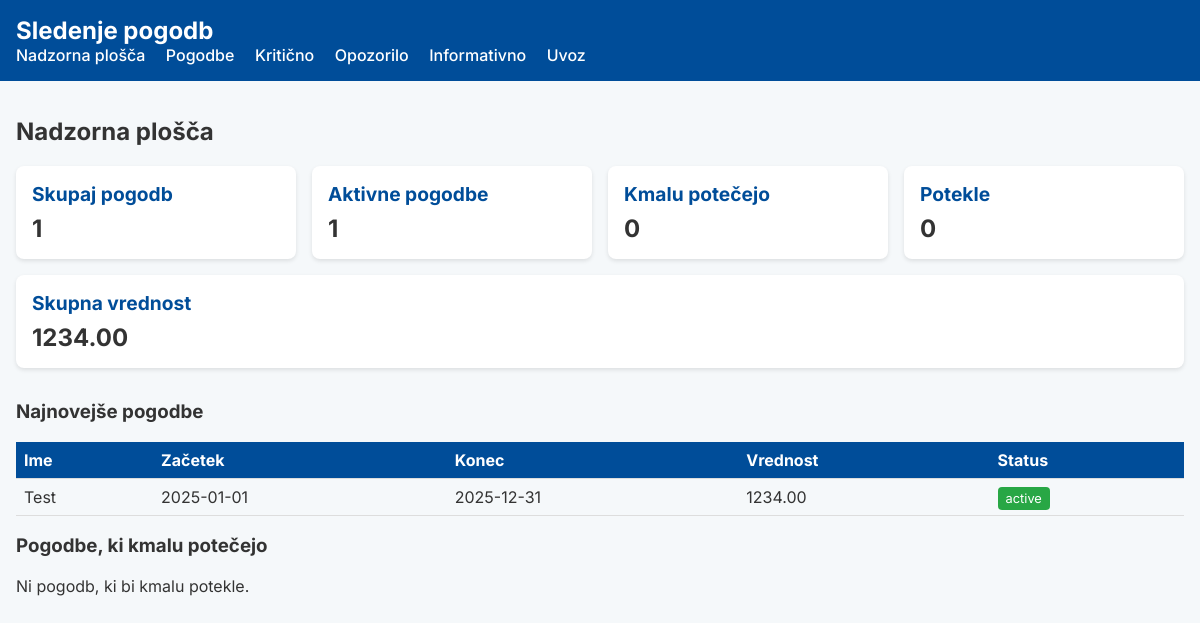
The page / on the database its author committed.
### tables this page shows
CREATE TABLE contracts (
            id INTEGER PRIMARY KEY AUTOINCREMENT,
            name TEXT NOT NULL,
            start_date DATE NOT NULL,
            end_date DATE NOT NULL,
            value REAL NOT NULL,
            description TEXT,
            created_at TIMESTAMP NOT NULL,
            updated_at TIMESTAMP NOT NULL
        );

### app.py (the view)
@app.get("/", response_class=HTMLResponse)
async def dashboard(request: Request):
    metrics = compute_dashboard_metrics()
    soon_contracts = [c for c in fetch_contracts() if c['status'] == 'soon']
    return templates.TemplateResponse(
        "dashboard.html",
        {
            "request": request,
            "metrics": metrics,
            "soon_contracts": soon_contracts,
        },
    )

### templates/dashboard.html (shortened to what this page needs)
{% extends "base.html" %}
{% block content %}
<h2>Nadzorna plošča</h2>
<div class="dashboard-metrics">
    <div class="metric-card">
        <h2>Skupaj pogodb</h2>
        <p>{{ metrics.total }}</p>
    </div>
    <div class="metric-card">
        <h2>Aktivne pogodbe</h2>
        <p>{{ metrics.active }}</p>
    </div>
    <div class="metric-card">
        <h2>Kmalu potečejo</h2>
        <p>{{ metrics.soon }}</p>
    </div>
    <div class="metric-card">
        <h2>Potekle</h2>
        <p>{{ metrics.expired }}</p>
    </div>
    <div class="metric-card">
        <h2>Skupna vrednost</h2>
        <p>{{ "{:.2f}".format(metrics.total_value) }}</p>
    </div>
</div>
<h3>Najnovejše pogodbe</h3>
<table>
    <thead>
        <tr>
            <th>Ime</th>
            <th>Začetek</th>
            <th>Konec</th>
            <th>Vrednost</th>
            <th>Status</th>
        </tr>
    </thead>
    <tbody>
        {% for c in metrics.latest %}
        <tr>
            <td>{{ c.name }}</td>
            <td>{{ c.start_date.strftime('%Y-%m-%d') }}</td>
            <td>{{ c.end_date.strftime('%Y-%m-%d') }}</td>
            <td>{{ "{:.2f}".format(c.value) }}</td>
            <td>
                <span class="status-badge status-{{ c.status }}">{{ c.status }}</span>
            </td>
        </tr>
        {% endfor %}
    </tbody>
</table>
<h3>Pogodbe, ki kmalu potečejo</h3>
{% if soon_contracts %}
<table>
    <thead>
        <tr>
            <th>Ime</th>
            <th>Konec</th>
            <th>Dni do izteka</th>
            <th>Nujnost</th>
        </tr>
    </thead>
    <tbody>
        {% for c in soon_contracts %}
        <tr>
            <td>{{ c.name }}</td>
            <td>{{ c.end_date.strftime('%Y-%m-%d') }}</td>
            <td>{{ c.days_left }}</td>
            <td><span class="status-badge urgency-{{ c.urgency }}">{{ c.urgency }}</span></td>
        </tr>
        {% endfor %}
    </tbody>
</table>
{% else %}
<p>Ni pogodb, ki bi kmalu potekle.</p>
{% endif %}
{% endblock %}

### static/css/style.css (style rules this page uses)
:root { --color-primary: #004d99; --color-secondary: #ffc61a; --color-light: #f5f8fa; --color-danger: #d9534f; --font-family-base: 'Inter', 'Segoe UI', Tahoma, Geneva, Verdana, sans-serif; }
body { font-family: var(--font-family-base); margin: 0; padding: 0; background-color: var(--color-light); color: #333; }
.dashboard-metrics { display: flex; flex-wrap: wrap; gap: 1rem; margin-bottom: 2rem; }
.metric-card { background: white; border-radius: 8px; padding: 1rem; flex: 1 1 200px; box-shadow: 0 2px 4px rgba(0,0,0,0.1); }
.metric-card h2 { margin: 0 0 0.5rem 0; font-size: 1.2rem; color: var(--color-primary); }
.metric-card p { margin: 0; font-size: 1.5rem; font-weight: bold; }
table { width: 100%; border-collapse: collapse; margin-bottom: 1rem; }
th, td { padding: 0.5rem; text-align: left; border-bottom: 1px solid #ddd; }
th { background-color: var(--color-primary); color: white; }
.status-badge { padding: 0.25rem 0.5rem; border-radius: 4px; color: white; font-size: 0.8rem; }
.status-active { background-color: #28a745; }

### rows shown on the page
contracts: name "Test", start_date "2025-01-01", end_date "2025-12-31", value "1234.00", status "active"

### other values the page prints
{{ metrics.total }} "1"
{{ metrics.active }} "1"
{{ metrics.soon }} "0"
{{ metrics.expired }} "0"
{{ "{:.2f}".format(metrics.total_value) }} "1234.00"
